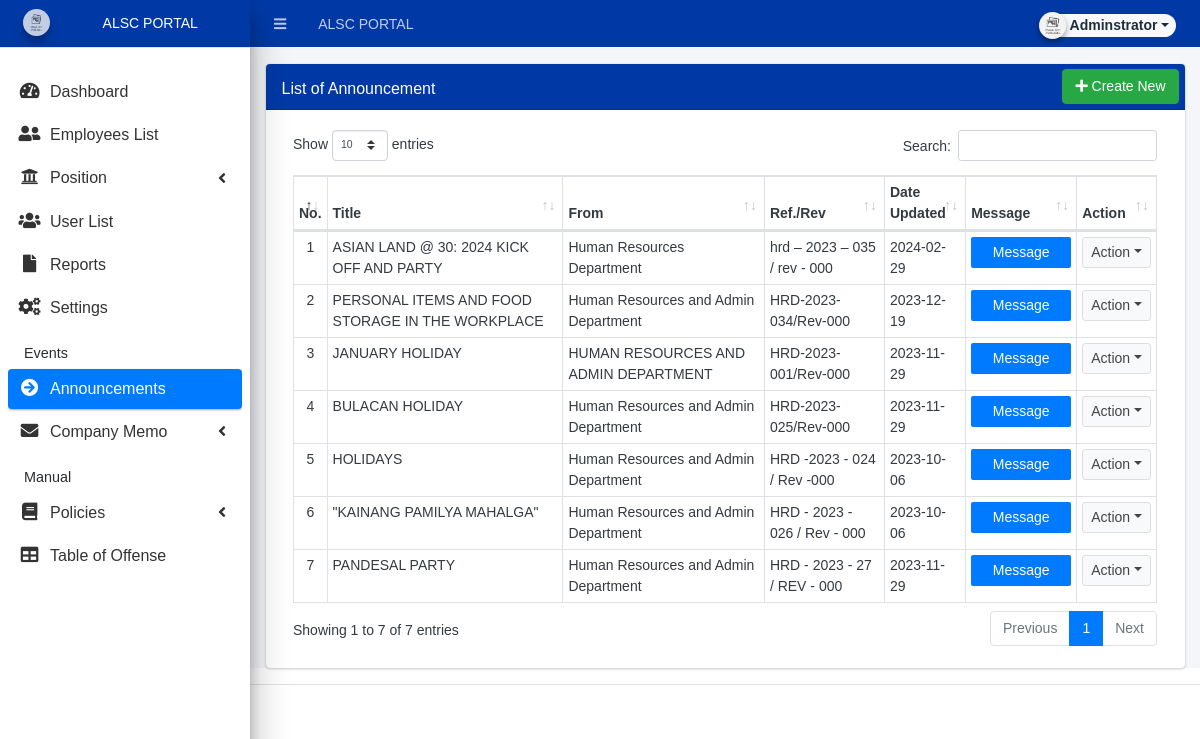
The page /admin/?page=announcement/announcement (signed in) on the database as committed earlier.
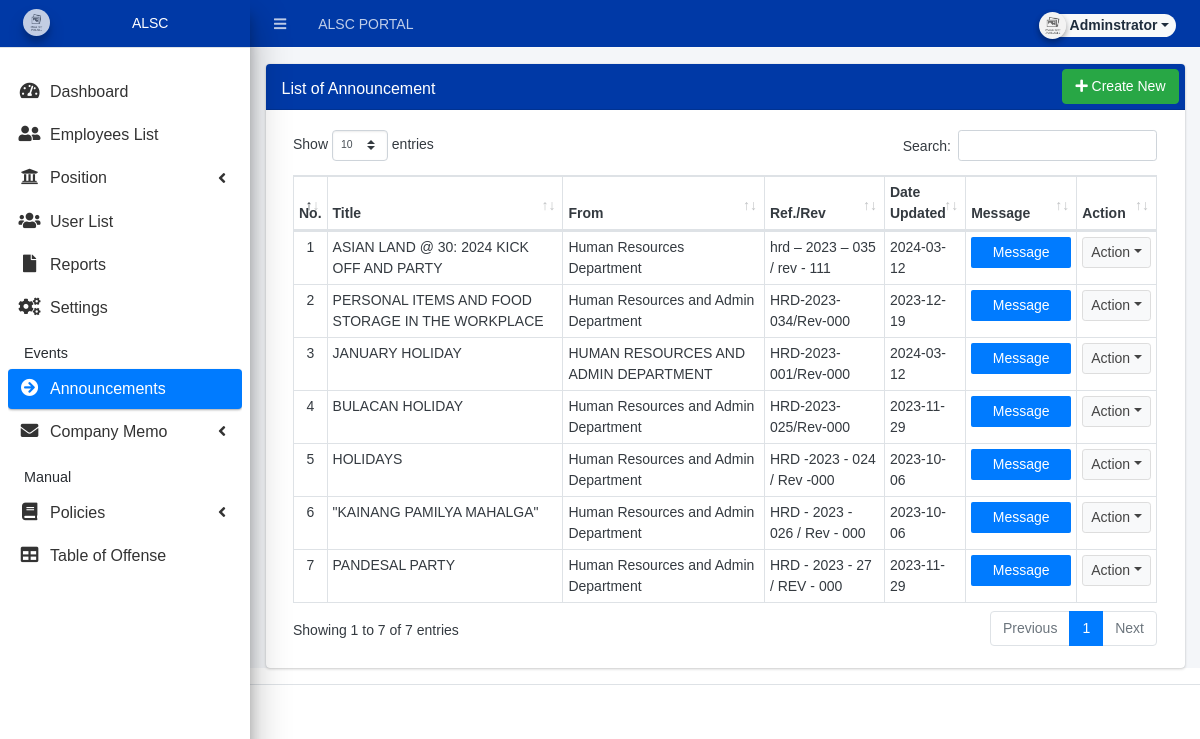
The same page on the database as committed later.
### tables this page shows
CREATE TABLE `announcement_list` (
  `id` int(30) NOT NULL,
  `title` text NOT NULL,
  `description` text NOT NULL,
  `date_created` datetime NOT NULL DEFAULT current_timestamp(),
  `date_updated` datetime DEFAULT NULL ON UPDATE current_timestamp(),
  `to_` text NOT NULL,
  `from_` text NOT NULL,
  `date_` datetime NOT NULL,
  `cc_` text NOT NULL,
  `ref_` text NOT NULL,
  `re_` text NOT NULL,
  `message` text NOT NULL,
  `file` text DEFAULT NULL
);

### config.php (called while the page is built, shortened)
<?php
require_once('classes/DBConnection.php');
require_once('classes/SystemSettings.php');
function validate_image($file){
	if(!empty($file)){
		if(is_file(base_app.$file)){
			return base_url.$file;
		}else{
			return base_url.'dist/img/no-image-available.png';
		}
	}else{
		return base_url.'dist/img/no-image-available.png';
	}
}
function isMobileDevice(){
    $aMobileUA = array(
        '/iphone/i' => 'iPhone',
        '/ipod/i' => 'iPod',
        '/ipad/i' => 'iPad',
        '/android/i' => 'Android',
        '/blackberry/i' => 'BlackBerry',
        '/webos/i' => 'Mobile'
    );
    return false;
}
?>

### classes/DBConnection.php (called while the page is built, shortened)
<?php
class DBConnection{
    private $host = DB_SERVER;
    private $username = DB_USERNAME;
    private $password = DB_PASSWORD;
    private $database = DB_NAME;
    public $conn;
    public function __construct(){
        if (!isset($this->conn)) {
            $this->conn = new mysqli($this->host, $this->username, $this->password, $this->database);
        }
    }
}
?>

### classes/SystemSettings.php (called while the page is built, shortened)
<?php
class SystemSettings extends DBConnection{
	function userdata($field = ''){
		if(!empty($field)){
			if(isset($_SESSION['userdata'][$field]))
				return $_SESSION['userdata'][$field];
			else
				return null;
		}else{
			return false;
		}
	}
	function info($field=''){
		if(!empty($field)){
			if(isset($_SESSION['system_info'][$field]))
				return $_SESSION['system_info'][$field];
			else
				return false;
		}else{
			return false;
		}
	}
}
$_settings = new SystemSettings();
?>

### admin/announcement/announcement.php (the view, shortened to what this page needs)
<div class="card">
	<div class="card-header" style="background-color: #0039a6 ;padding: 0.3rem 1rem">
		<h3 class="card-title">List of Announcement</h3>
		<?php if($_settings->userdata('type') != 3): ?>
		<div class="card-tools">
		<a href="?page=announcement/manage_announce" class="btn btn-success"><span class="fas fa-plus"></span>  Create New</a>
		</div>
		<?php endif; ?>
	</div>
	<div class="card-body">
        <div class="container-fluid">
			<table class="table table-stripped table-hover table-bordered">
				<thead>
					<tr>
						<th>No.</th>
						<th>Title</th>
						<th>From</th>
						<th>Ref./Rev</th>
						<th>Date Updated</th>
						<th>Message</th>
						<th>Action</th>
					</tr>
				</thead>
				<tbody>
					<?php
					$i = 1;
						$qry = $conn->query("SELECT * from `announcement_list` order by unix_timestamp(date_created) desc ");
						while($row = $qry->fetch_assoc()):
                            $row['description'] = strip_tags(stripslashes(html_entity_decode($row['description'])));
					?>
						<tr>
							<td class="text-center"><?php echo $i++; ?></td>
							<td><?php echo $row['title'] ?></td>
							<td><?php echo $row['from_'] ?></td>
							<td><?php echo $row['ref_'] ?></td>
							<td><?php echo ($row['date_updated'] != null) ? date('Y-m-d', strtotime($row['date_updated'])) : date('Y-m-d', strtotime($row['date_created'])); ?></td>
							<td><a class="btn btn-primary msg_announce" href="javascript:void(0)" data-id="<?php echo $row['id'] ?>"><span></span> Message </a></td>
							<td align="center">
								<button type="button" class="btn btn-default btn-sm dropdown-toggle dropdown-icon" data-toggle="dropdown">
				                  		Action
				                </button>
							</td>
						</tr>
					<?php endwhile; ?>
				</tbody>
			</table>
		</div>
	</div>
</div>

### admin/index.php (shortened to what this page needs)
<?php require_once('../config.php'); ?>
 <!DOCTYPE html>
<html lang="en" class="" style="height: auto;">
<?php require_once('inc/header.php') ?>
  <body class="sidebar-mini layout-fixed control-sidebar-slide-open layout-navbar-fixed sidebar-mini-md sidebar-mini-xs text-sm" data-new-gr-c-s-check-loaded="14.991.0" data-gr-ext-installed="" style="height: auto;">
    <div class="wrapper">
     <?php require_once('inc/topBarNav.php') ?>
     <?php require_once('inc/navigation.php') ?>
     <?php $page = isset($_GET['page']) ? $_GET['page'] : 'home';  ?>
      <div class="content-wrapper  pt-3" style="min-height: 567.854px;">
        <section class="content  text-dark">
          <div class="container-fluid">
            <?php
              if(!file_exists($page.".php") && !is_dir($page)){
                  include '404.html';
              }else{
                if(is_dir($page))
                  include $page.'/index.php';
                else
                  include $page.'.php';
              }
            ?>
          </div>
        </section>
      </div>
      <?php require_once('inc/footer.php') ?>
  </body>
</html>

### admin/inc/header.php (shortened to what this page needs)
<head>
    <link rel="stylesheet" href="<?php echo base_url ?>plugins/fontawesome-free/css/all.min.css">
    <link rel="stylesheet" href="<?php echo base_url ?>plugins/tempusdominus-bootstrap-4/css/tempusdominus-bootstrap-4.min.css">
  <link rel="stylesheet" href="<?php echo base_url ?>plugins/datatables-bs4/css/dataTables.bootstrap4.min.css">
  <link rel="stylesheet" href="<?php echo base_url ?>plugins/datatables-responsive/css/responsive.bootstrap4.min.css">
  <link rel="stylesheet" href="<?php echo base_url ?>plugins/datatables-buttons/css/buttons.bootstrap4.min.css">
  <link rel="stylesheet" href="<?php echo base_url ?>plugins/select2/css/select2.min.css">
  <link rel="stylesheet" href="<?php echo base_url ?>plugins/select2-bootstrap4-theme/select2-bootstrap4.min.css">
    <link rel="stylesheet" href="<?php echo base_url ?>plugins/icheck-bootstrap/icheck-bootstrap.min.css">
    <link rel="stylesheet" href="<?php echo base_url ?>plugins/jqvmap/jqvmap.min.css">
    <link rel="stylesheet" href="<?php echo base_url ?>dist/css/adminlte.css">
    <link rel="stylesheet" href="<?php echo base_url ?>dist/css/custom.css">
    <link rel="stylesheet" href="<?php echo base_url ?>plugins/overlayScrollbars/css/OverlayScrollbars.min.css">
    <link rel="stylesheet" href="<?php echo base_url ?>plugins/daterangepicker/daterangepicker.css">
    <link rel="stylesheet" href="<?php echo base_url ?>plugins/summernote/summernote-bs4.min.css">
  <link rel="stylesheet" href="<?php echo base_url ?>plugins/sweetalert2-theme-bootstrap-4/bootstrap-4.min.css">
  </head>

### admin/inc/topBarNav.php (shortened to what this page needs)
<nav class="main-header navbar navbar-expand navbar-dark border border-light border-top-0 border-left-0 border-right-0 navbar-light text-sm" style="background-color: #0039a6;">
  <ul class="navbar-nav">
    <li class="nav-item">
    <a class="nav-link" data-widget="pushmenu" href="#" role="button"><i class="fas fa-bars"></i></a>
    </li>
    <li class="nav-item d-none d-sm-inline-block">
      <a href="<?php echo base_url ?>" class="nav-link"><?php echo (!isMobileDevice()) ? $_settings->info('name'):$_settings->info('short_name'); ?></a>
    </li>
  </ul>
  <ul class="navbar-nav ml-auto">
    <li class="nav-item">
      <div class="btn-group nav-link">
            <button type="button" class="btn btn-rounded badge badge-light dropdown-toggle dropdown-icon" data-toggle="dropdown">
              <span><img src="<?php echo validate_image($_settings->userdata('avatar')) ?>" class="img-circle elevation-2 user-img" alt="User Image"></span>
              <span class="ml-3"><?php echo ucwords($_settings->userdata('firstname').' '.$_settings->userdata('lastname')) ?></span>
            </button>
        </div>
    </li>
  </ul>
</nav>

### admin/inc/navigation.php (shortened to what this page needs)
<aside class="main-sidebar sidebar-light-primary disabled elevation-5 sidebar-no-expand" style="background-color: white;">
  <a href="<?php echo base_url ?>admin" class="brand-link" style="background-color: #0039a6 ; color: white; text-align: center;">
  <img src="<?php echo validate_image($_settings->info('logo'))?>" alt="Store Logo" class="brand-image img-circle elevation-3" style="opacity: .8;width: 1.7rem;height: 1.7rem;max-height: unset">
  <span class="brand-text font-weight-light text-white"><?php echo $_settings->info('short_name') ?></span>
  </a>
  <div class="sidebar os-host os-theme-light os-host-overflow os-host-overflow-y os-host-resize-disabled os-host-transition os-host-scrollbar-horizontal-hidden">
    <div class="os-content-glue" style="margin: 0px -8px; width: 249px; height: 646px;"></div>
    <div class="os-padding">
      <div class="os-viewport os-viewport-native-scrollbars-invisible" style="overflow-y: scroll;">
        <div class="os-content" style="padding: 0px 8px; height: 100%; width: 100%;">
          <nav class="mt-4">
             <ul class="nav nav-pills nav-sidebar flex-column nav-compact nav-child-indent nav-collapse-hide-child" data-widget="treeview" role="menu" data-accordion="false">
              <li class="nav-item dropdown">
                <a href="./" class="nav-link nav-home">
                  <i class="nav-icon fas fa-tachometer-alt"></i>
                  <p>
                    Dashboard
                  </p>
                </a>
              </li>
              <?php $usertype = $_settings->userdata('type');
                  if($usertype != 1 && $usertype !=2):?>
              <li class="nav-item dropdown">
                <a href="<?php echo base_url ?>admin/?page=employees/records&id=<?php echo $_settings->userdata('id') ?>" class="nav-link nav-employees_records">
                  <i class="nav-icon fas fa-id-card"></i>
                  <p>
                    My Records
                  </p>
                </a>
              </li>
              <?php else: ?>
              <li class="nav-item dropdown">
                <a href="<?php echo base_url ?>admin/?page=employees" class="nav-link nav-employees">
                  <i class="nav-icon fas fa-user-friends"></i>
                  <p>
                    Employees List
                  </p>
                </a>
              </li>
              <?php endif; ?>
              <?php if($_settings->userdata('type') != 3): ?>
              <li class="nav-item dropdown">
                <a href="#" class="nav-link nav-maintenance_department nav-maintenance_designation">
                  <i class="nav-icon fa fa-university"></i>
                  <p>
                    Position
                    <i class="right fas fa-angle-left"></i>
                  </p>
                </a>
              </li>
              <?php endif; ?>
              <?php if ($_settings->userdata('type') != 2 && $_settings->userdata('type') != 3): ?>
              <li class="nav-item dropdown">
                <a href="<?php echo base_url ?>admin/?page=user/list" class="nav-link nav-user_list">
                  <i class="nav-icon fas fa-users"></i>
                  <p>
                    User List
                  </p>
                </a>
              </li>
              <?php endif; ?>
              <?php if($_settings->userdata('type') != 3): ?>
              <li class="nav-item dropdown">
                <a href="<?php echo base_url ?>admin/?page=reports" class="nav-link nav-reports">
                  <i class="nav-icon fas fa-file"></i>
                  <p>
                    Reports
                  </p>
                </a>
              </li>
              <li class="nav-item dropdown">
                <a href="<?php echo base_url ?>admin/?page=system_info" class="nav-link nav-system_info">
                  <i class="nav-icon fas fa-cogs"></i>
                  <p>
                    Settings
                  </p>
                </a>
              </li>
              <?php endif; ?>
              <li class="nav-header">Events</li>
              <li class="nav-item dropdown">
                <a href="<?php echo base_url ?>admin/?page=announcement/announcement" class="nav-link nav-announcement_announcement">
                  <i class="nav-icon fa fa-arrow-circle-right"></i>
                  <p>
                    Announcements
                  </p>
                </a>
              </li>
              <li class="nav-item dropdown">
                <a href="#" class="nav-link nav-memo_memo nav-memo_previous_memo">
                  <i class="nav-icon fas fa-envelope"></i>
                  <p>
                    Company Memo
                    <i class="right fas fa-angle-left"></i>
                  </p>
                </a>
              </li>
              <li class="nav-header">Manual</li>
              <?php if($_settings->userdata('type') != 3): ?>
              <li class="nav-item dropdown">
                <a href="#" class="nav-link nav-policies_policies nav-policies_list_policies">
                  <i class="nav-icon fas fa-book"></i>
                  <p>
                    Policies
                    <i class="right fas fa-angle-left"></i>
                  </p>
                </a>
              </li>
              <li class="nav-item dropdown">
                <a href="<?php echo base_url ?>admin/?page=offense/offense" class="nav-link nav-offense_offense nav-offense_list_offense">
                  <i class="nav-icon fas fa-table"></i>
                  <p>
                    Table of Offense
                  </p>
                </a>
              </li>
              <?php endif; ?>
            </ul>
          </nav>
        </div>
      </div>
    </div>
  </div>
</aside>

### admin/inc/footer.php (shortened to what this page needs)
<footer class="main-footer text-sm">

### admin/inc/topBarNav.php (style rules this page uses)
.user-img { position: absolute; height: 27px; width: 27px; object-fit: cover; left: -7%; top: -12%; }
.btn-rounded { border-radius: 50px; }

### admin/inc/navigation.php (style rules this page uses)
body { font-family: Arial, sans-serif; }
.nav li a { font-size: 16px; color: #333; text-decoration: none; transition: color 0.3s; }
.nav-item.dropdown { position: relative; }
.nav-item.dropdown .nav-link { display: block; padding: 8px 8px; color: #333; text-decoration: none; transition: background-color 0.3s; }

### admin/announcement/announcement.php (style rules this page uses)
.msg_announce { color: white; padding: 15px 15px; border: none; border-radius: 2px; text-decoration: none; display: inline-block; line-height: 1px; width: 100px; }
.card-title { color:white; padding-top: 10px; }

Rows that differ between the two databases and show on the page:
changed announcement_list "Human Resources Department": ref_ "hrd – 2023 – 035 / rev - 000" → "hrd – 2023 – 035 / rev - 111"; date_updated "2024-02-29" → "2024-03-12"
changed announcement_list "JANUARY HOLIDAY": date_updated (not shown) → "2024-03-12"; date_created "2023-11-29" → (not shown)
Other text that changed with them:
$_settings->info('short_name'): "ALSC PORTAL" → "ALSC"
